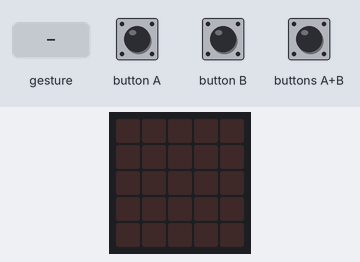
Simulated run of this program. Board: BBC micro:bit (MakeCode). Parts: the board's 5×5 LED display. The inputs (shaded band) are chosen by the test bench. A tilt is held for 1.5 s and a shake lasts 1 s, then the board lies face up again.

Above: at 1.2 s.
1.3 s: gesture 'shake'
4.3 s: button A pressed for 1 s
At 4.51 s:
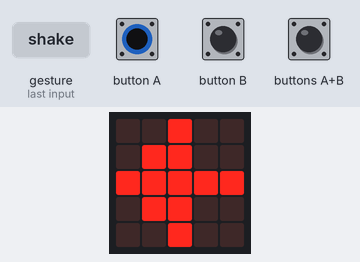
7.3 s: button B pressed for 0.15 s
At 7.51 s:
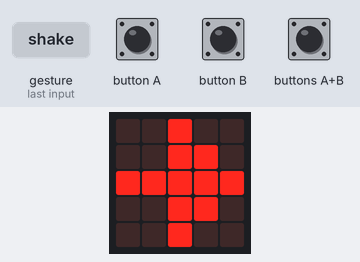
9.2 s: buttons A+B pressed for 0.15 s
At 9.41 s:
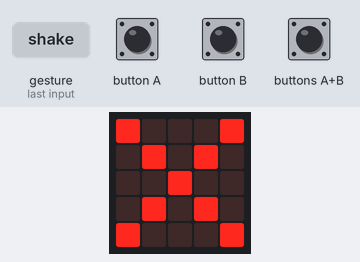
11.1 s: buttons A+B pressed for 3.2 s
15.8 s: button A pressed for 3.2 s
At 16.0 s:
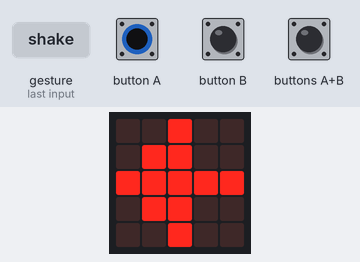
Timing chart, 0 to 18.8 s (numbered marks = the images above; inputs shaded):
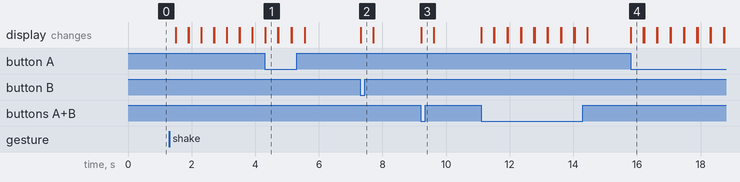

Measured:
- after the input at 4.3 s, the display: changes at once (image 1)
- after the input at 7.3 s, the display: changes at once (image 2)
- after the input at 9.2 s, the display: changes at once (image 3)
- after the input at 15.8 s, the display: changes at once (image 4)
- what the display in image 1 shows lasts 0.4 s, from 4.3 s to 4.7 s

The program:

main.ts
```typescript
input.onGesture(Gesture.Shake, function () {
    basic.showLeds(`
        . . . . .
        . . . . .
        . . . . .
        . . . . .
        . . # . .
        `)
    basic.showLeds(`
        . . . . .
        . . . . .
        . . . . .
        . . # . .
        . # # # .
        `)
    basic.showLeds(`
        . . . . .
        . . . . .
        . . # . .
        . # # # .
        # # # # #
        `)
    basic.showLeds(`
        . . . . .
        . . # . .
        . # # # .
        # # # # #
        . . . . .
        `)
    basic.showLeds(`
        . . # . .
        . # # # .
        # # # # #
        . . . . .
        . . . . .
        `)
    basic.showLeds(`
        . # # # .
        # # # # #
        . . . . .
        . . . . .
        . . . . .
        `)
    basic.showLeds(`
        # # # # #
        . . . . .
        . . . . .
        . . . . .
        . . . . .
        `)
    basic.clearScreen()
})
basic.forever(function () {
    if (input.buttonIsPressed(Button.AB)) {
        basic.showLeds(`
            # . . . #
            . # . # .
            . . # . .
            . # . # .
            # . . . #
            `)
    } else if (input.buttonIsPressed(Button.A)) {
        basic.showLeds(`
            . . # . .
            . # # . .
            # # # # #
            . # # . .
            . . # . .
            `)
    } else if (input.buttonIsPressed(Button.B)) {
        basic.showLeds(`
            . . # . .
            . . # # .
            # # # # #
            . . # # .
            . . # . .
            `)
    }
    basic.clearScreen()
})
```

test.ts
```typescript
// aquí va el archivo "tests"; esto no se compilará cuando este paquete se utilice como una extensión.
```
